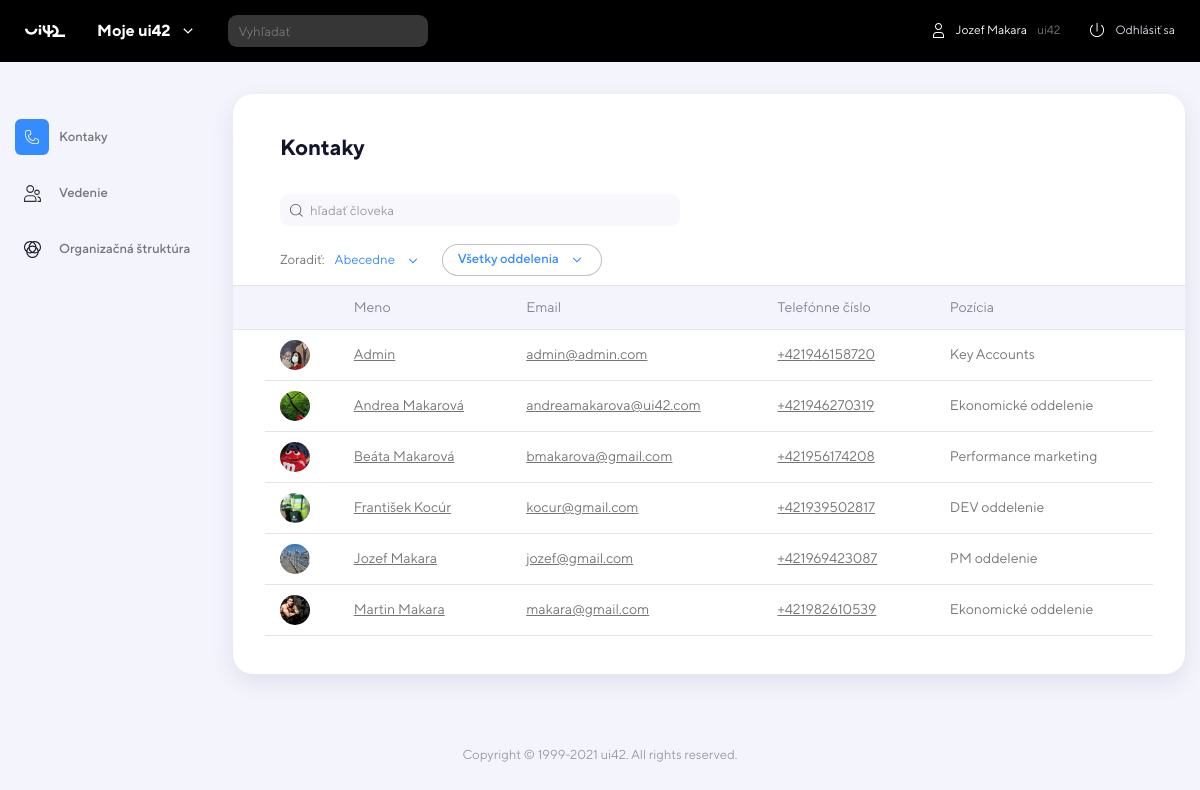
/contacts.php (signed in), run on the app's committed database.
### tables this page shows
CREATE TABLE `users` (
  `id` bigint(20) UNSIGNED NOT NULL,
  `full_name` varchar(100) NOT NULL,
  `email` varchar(100) NOT NULL,
  `password` varchar(100) NOT NULL,
  `image` varchar(255) NOT NULL,
  `phone_number` int(8) NOT NULL,
  `position` varchar(50) NOT NULL,
  `employment_type` varchar(20) NOT NULL,
  `first_login` varchar(3) NOT NULL
);

### user.php (the view)
<tr id="<?= $jUser->id ?>">
    <td>
        <span>
            <img class="profile-picture" src="assets/images/profiles/<?= $jUser->image ?>" alt="profile picture">
        </span>
    </td>
    <td class="">
        <span>
            <a href="" class="underline"><?= $jUser->full_name ?></a>
        </span>
    </td>
    <td class="">
        <span>
            <a href="mailto:<?= $jUser->email ?>" class="underline"><?= $jUser->email ?></a>
        </span>
    </td>
    <td class="">
        <span>
            <a href="tel:+4219<?= $jUser->phone_number ?>" class="underline">+4219<?= $jUser->phone_number ?></a>
        </span>
    </td>
    <td class="position">
        <span>
            <?= $jUser->position ?>
        </span>
    </td>
</tr>

### components/top.php (shortened to what this page needs)
<html>
    <head>
        <link href="./assets/css/app.css" rel="stylesheet">
    </head>
<header class="nav-header">
    <section class="navigation">
    <a href="tasks.php"><img class="logo" src="assets/images/logo.svg" alt="ui42 logo"></a>
    <div onclick="toggleTopNav()" class="menu">
    <h2>Moje ui42</h2>
    <i class="top-icon fa fa-2x icon--arrow"></i>
</div>
    <input type="text" placeholder="Vyhľadať">
</section>
<section class="profile">
    <div class="user">
        <i class="top-icon-big fa fa-2x icon--user"></i>
        <p class="white-text"><?php echo $name ?></h3>
        <p>ui42</p>
    </div>
    <div class="log-out">
        <a href="logout.php">
        <i class="top-icon-big fa fa-2x icon--power"></i>
        <p class="white-text">Odhlásiť sa</h3>
</a>
    </div>
</section>
</header>

### contacts.php (shortened to what this page needs)
<?php
$name = $_SESSION['full_name'];
require_once('components/top.php');
?>
<body class="fixed-nav buxus-components">
    <div id="wrapper">
        <nav class="navbar-default navbar-static-side" role="navigation">
            <div class="sidebar-collapse">
                <ul class="nav side-menu" id="side-menu">
                    <li class="active">
                        <a href="contacts.php" title="Contacts" class="nav-link">
                            <i class="nav-icon fa fa-2x nav-icon--phone"></i>
                            <span class="nav-label">Kontaky</span>
                        </a>
                    </li>
                    <li class="inactive">
                        <a href="board.php" title="Board" class="nav-link">
                            <i class="nav-icon fa fa-2x nav-icon--users"></i>
                            <span class="nav-label">Vedenie</span>
                        </a>
                    </li>
                    <li class="inactive">
                        <a href="structure.php" title="Organisational structure" class="nav-link">
                            <i class="nav-icon fa fa-2x nav-icon--diagram"></i>
                            <span class="nav-label">Organizačná štruktúra</span>
                        </a>
                    </li>
                </ul>
            </div>
        </nav>
        <div id="page-wrapper">
            <?php require_once('private/db.php'); ?>
            <div class="wrapper wrapper-content">
                <div class="ibox row">
                    <div class="ibox-title col-xs-10">
                        <ul class="breadcrumbs">
                            <li><span>Kontaky</span></li>
                        </ul>
                    </div>
                    <input class="search" type="text" placeholder="hľadať človeka">
                    <section class="filters">
                        <div class="sort">
                            <p>Zoradiť:</p>
                            <p class="text-blue">Abecedne<i class="icon fa fa-2x icon--arrow-blue"></i></p>
                        </div>
                        <a class="btn btn-secondary">Všetky oddelenia<i class="icon fa fa-2x icon--arrow-blue"></i></a>
                    </section>
                    <div class="ibox-content">
                        <table class="table table--stretch table--sortable table--main" wire:loading.delay.class="loading">
                            <colgroup>
                                <col>
                                <col>
                                <col>
                                <col>
                            </colgroup>
                            <thead>
                                <tr>
                                    <th>
                                    </th>
                                    <th>
                                        Meno
                                    </th>
                                    <th>
                                        Email
                                    </th>
                                    <th>
                                        Telefónne číslo
                                    </th>
                                    <th>
                                        Pozícia
                                    </th>
                                </tr>
                            </thead>
                            <tbody>
                                <?php
                                try {
                                    $q = $db->prepare('SELECT * FROM users ORDER BY full_name ASC LIMIT 20');
                                    $q->execute();
                                    $ajUsers = $q->fetchAll();
                                    foreach ($ajUsers as $jUser) {
                                        include('user.php');
                                    }
                                } catch (Exception $ex) {
                                }
                                ?>
                            </tbody>
                        </table>
                    </div>
                </div>
            </div>
        </div>
    </div>
    <footer class="footer">
        <p class="copyright">Copyright © 1999-2021 ui42. All rights reserved.</p>
    </footer>
</body>
</html>

### data on the page
users: image (picture), full_name "Admin", email "admin@admin.com", phone_number "46158720", position "Key Accounts"
users: image (picture), full_name "Andrea Makarová", email "andreamakarova@ui42.com", phone_number "46270319", position "Ekonomické oddelenie"
users: image (picture), full_name "Beáta Makarová", email "bmakarova@gmail.com", phone_number "56174208", position "Performance marketing"
users: image (picture), full_name "František Kocúr", email "kocur@gmail.com", phone_number "39502817", position "DEV oddelenie"
users: image (picture), full_name "Jozef Makara", email "jozef@gmail.com", phone_number "69423087", position "PM oddelenie"
users: image (picture), full_name "Martin Makara", email "makara@gmail.com", phone_number "82610539", position "Ekonomické oddelenie"

### other printed values
$name "Jozef Makara"
